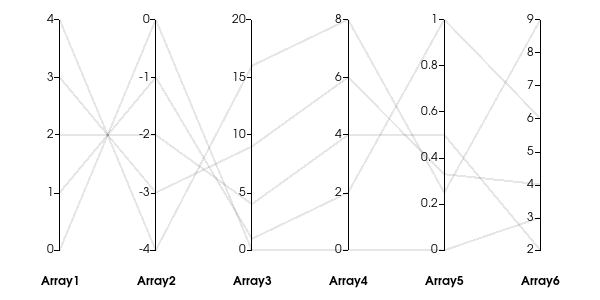

This chart was generated by the following Python code:
#!/usr/bin/env python
# Demonstrate parallel coordinates chart with multiple float arrays on a table.

import vtkmodules.vtkInteractionStyle  # noqa: F401
import vtkmodules.vtkRenderingContextOpenGL2  # noqa: F401
import vtkmodules.vtkRenderingFreeType  # noqa: F401
import vtkmodules.vtkRenderingOpenGL2  # noqa: F401

from vtkmodules.vtkCommonCore import vtkFloatArray
from vtkmodules.vtkCommonDataModel import vtkTable
from vtkmodules.vtkChartsCore import vtkChartParallelCoordinates
from vtkmodules.vtkRenderingContext2D import vtkContextActor
from vtkmodules.vtkRenderingCore import (
    vtkRenderWindow,
    vtkRenderWindowInteractor,
    vtkRenderer,
)

# Build table with float arrays.
table = vtkTable()
array1 = vtkFloatArray()
array1.SetName("Array1")
table.AddColumn(array1)
array2 = vtkFloatArray()
array2.SetName("Array2")
table.AddColumn(array2)
array3 = vtkFloatArray()
array3.SetName("Array3")
table.AddColumn(array3)
array4 = vtkFloatArray()
array4.SetName("Array4")
table.AddColumn(array4)
array5 = vtkFloatArray()
array5.SetName("Array5")
table.AddColumn(array5)
array6 = vtkFloatArray()
array6.SetName("Array6")
table.AddColumn(array6)

data = [
    [0, 0, 0, 0, 0, 3],
    [1, -1, 1, 2, 1, 6],
    [2, -2, 4, 4, 0.5, 2],
    [3, -3, 9, 6, 0.33, 4],
    [4, -4, 16, 8, 0.25, 9],
]
table.SetNumberOfRows(len(data))
for i, row in enumerate(data):
    for j, val in enumerate(row):
        table.SetValue(i, j, val)

# Parallel coordinates chart.
chart = vtkChartParallelCoordinates()
chart.GetPlot(0).SetInputData(table)

# Context actor with scene wiring.
context_actor = vtkContextActor()
context_actor.GetScene().AddItem(chart)

# Renderer.
renderer = vtkRenderer()
renderer.SetBackground(1.0, 1.0, 1.0)
context_actor.GetScene().SetRenderer(renderer)
renderer.AddActor(context_actor)

# Render window.
render_window = vtkRenderWindow()
render_window.AddRenderer(renderer)
render_window.SetWindowName("parallel coordinates view")
render_window.SetMultiSamples(0)
render_window.SetSize(600, 300)

# Interactor.
interactor = vtkRenderWindowInteractor()
interactor.SetRenderWindow(render_window)

interactor.Initialize()
interactor.Start()
